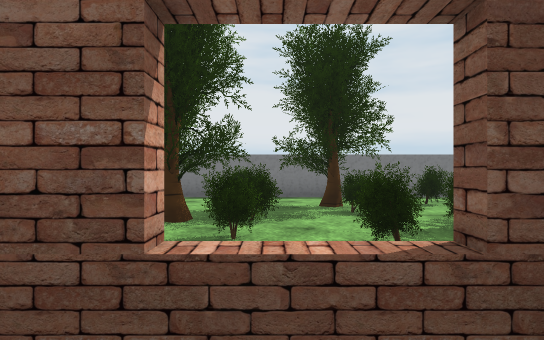
View 1 (above)

24 first-person views from a walk through a Unity game level. The camera is 1.4 m above the floor, looks level and sees 80° across. The floor is counted in squares, 2 m on a side. Each view is taken from the middle of a square. On the plan, view 1 faces up. The plan holds only what a view shows up to about 10 squares ahead; the rest is blank. The player character is not drawn. Some animated figures are not drawn. Some surface patterns are stand-ins.

View 2
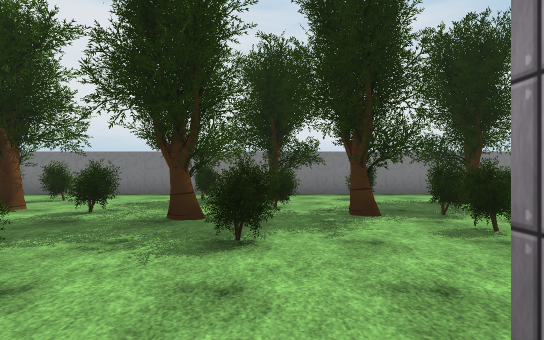

View 3
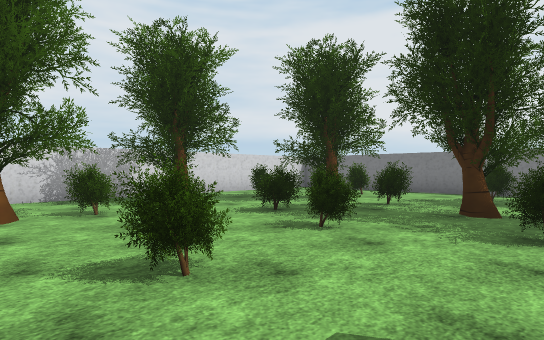

View 4
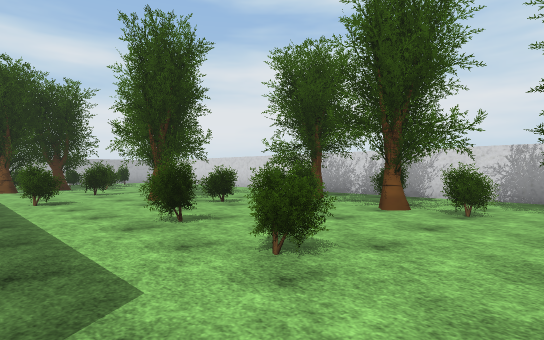

View 5
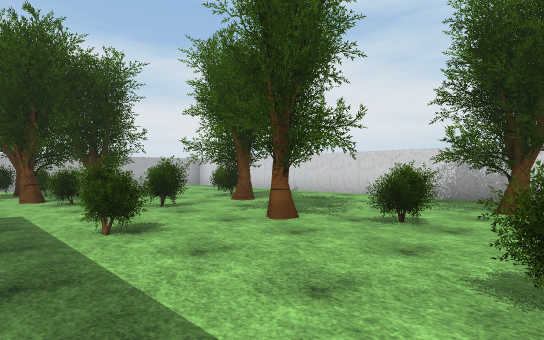

View 6
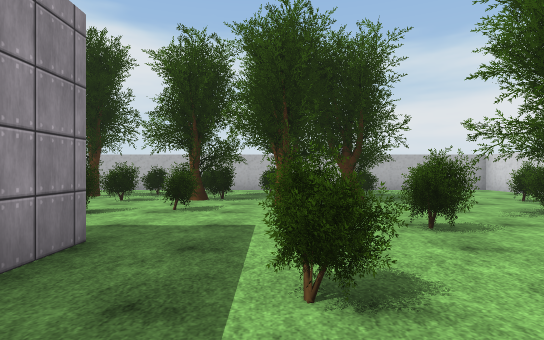

View 7
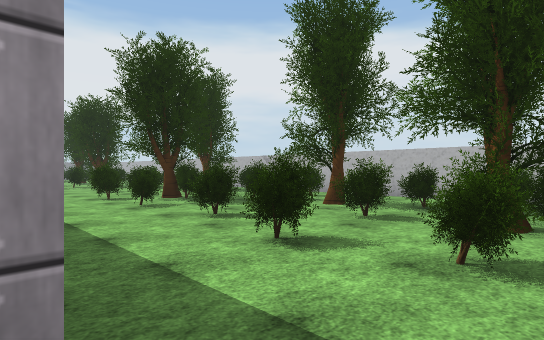

View 8
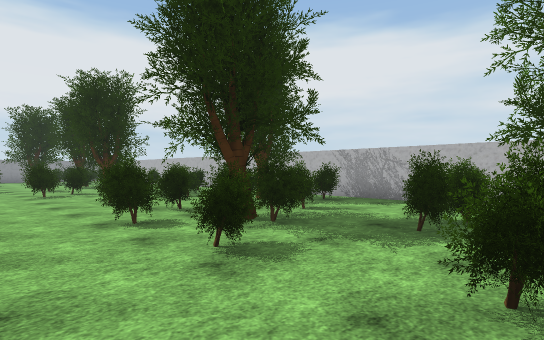

View 9
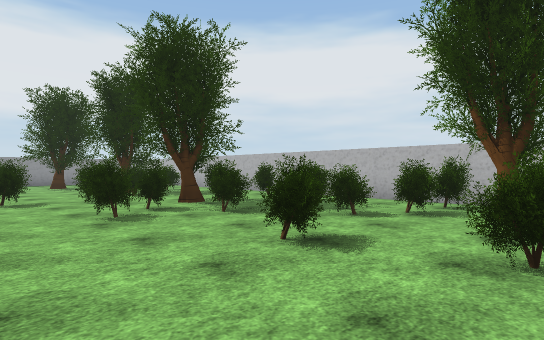

View 10
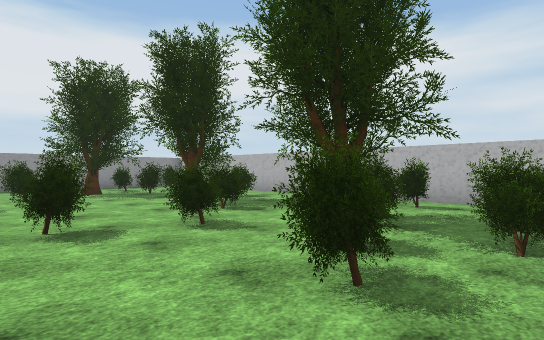

View 11
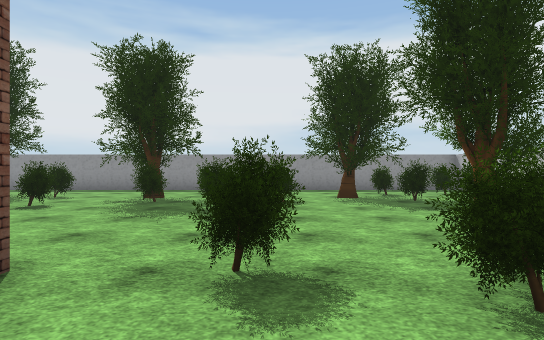

View 12
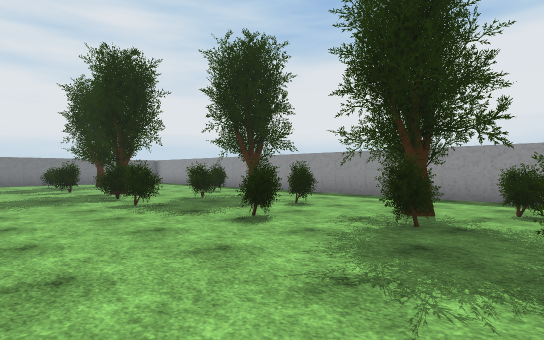

View 13
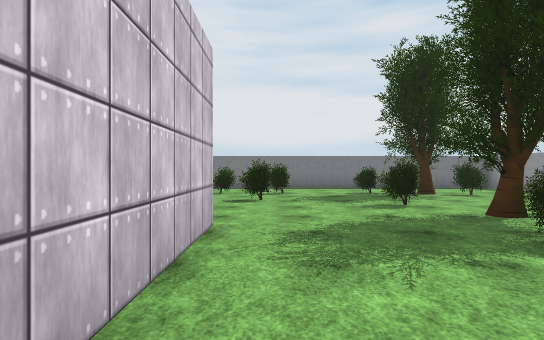

View 14
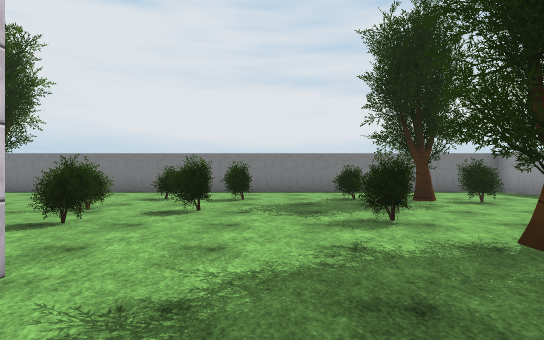

View 15
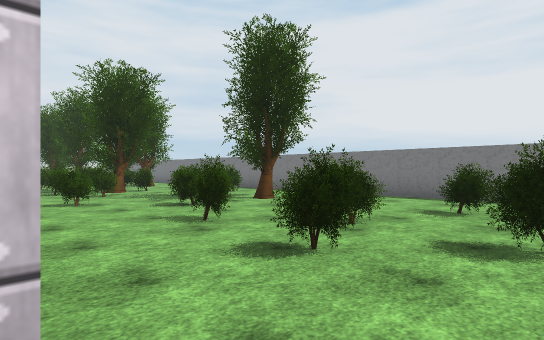

View 16
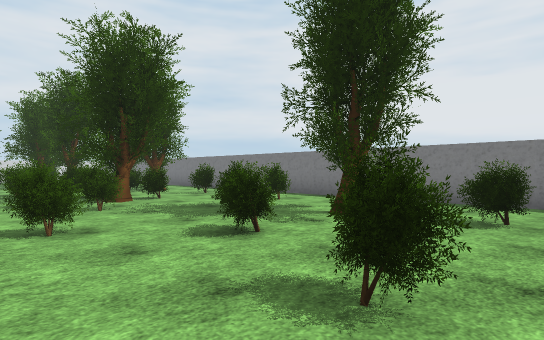

View 17
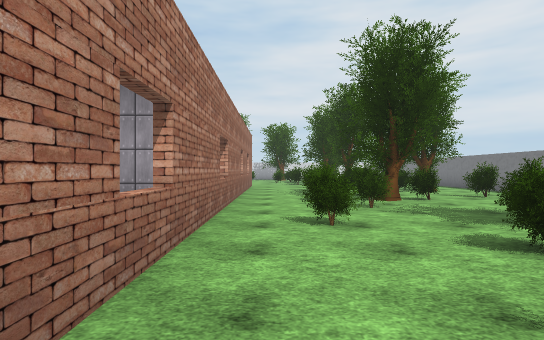

View 18
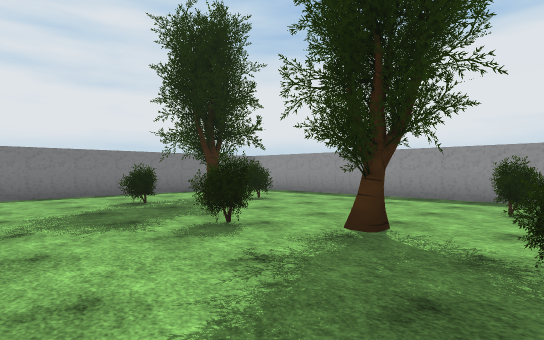

View 19
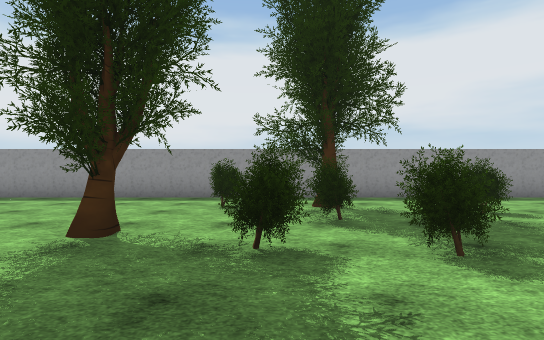

View 20
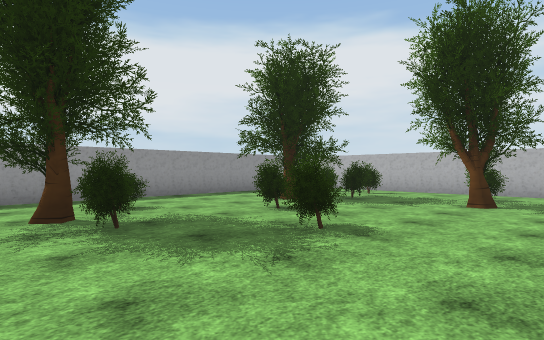

View 21
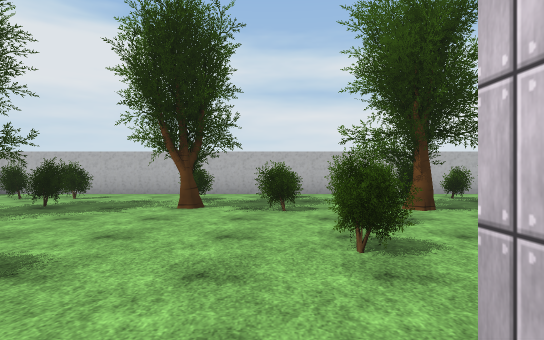

View 22
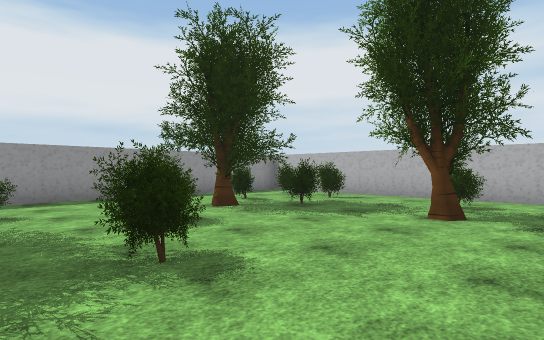

View 23
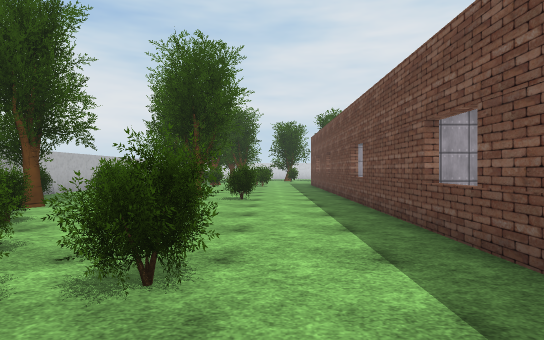

View 24
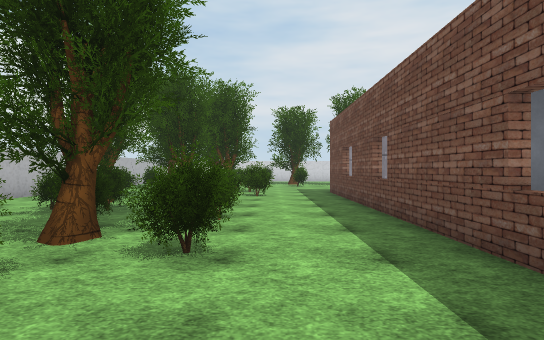

### Floor plan
Points are (right, up) in squares from view 1. A wall is a line through its corners. A room is listed if a view was taken in it or the views show most of it. See-through windows are left out.
Room 1 (view 1)
walls: (0.9, 0.9) (-0.9, 0.9)
Room 2 (views 2, 3, 4, 5, 6, 7, 8, 9, 10, 11, 12, 13, 14, 15, 16, 17, 18, 19, 20, 21, 22, 23, 24)
walls: (2, 1.1) (11, 1.1); (14.3, 1.1) (14.3, -2.1); (10.9, -7.2) (-2.2, -7.2) (-2.2, -6.1); (14.2, 9.4) (-10.4, 9.4); (19.8, 9.4) (15.8, 9.4); (-11.5, 4.6) (-11.5, -7.6); (-2.4, -15.4) (22.9, -15.4); (23.3, -12.9) (23.3, 9); (-11.5, -13) (-11.5, -14)
objects: bush (-10, -11) to (-9, -11); other object (-10, -5); tree (-10, -4) to (-8, -3); bush (-10, -1); tree (-10, 2) to (-10, 3); other object (-10, 8); bush (-9, -9) to (-8, -9); tree (-9, -1); bush (-9, 0) to (-9, 1); bush (-9, 5); tree (-8, -9) to (-7, -8); bush (-8, -2) to (-7, -2); tree (-8, 6); bush (-8, 7) to (-8, 8); bush (-7, -13) to (-6, -13); other object (-7, -11) to (-7, -10); tree (-7, -5) to (-6, -5); bush (-7, -4); bush (-7, 3); tree (-6, -12) to (-6, -11); bush (-6, -8); bush (-6, 5); tree (-5, -13); bush (-5, -12) to (-4, -12); tree (-5, -11) to (-4, -11); bush (-5, -10) to (-5, -9); bush (-5, -2); bush (-5, 0); bush (-5, 2); bush (-5, 8) to (-4, 8); bush (-4, -14) to (-4, -13); bush (-4, -6); tree (-4, 5) to (-4, 6); bush (-3, -12) to (-3, -11); bush (-3, -10) to (-2, -10); bush (-3, 3); bush (-3, 6) to (-2, 6); tree (-3, 7) to (-2, 8); bush (-2, -14) to (-2, -13); tree (-2, -12) to (-2, -11); tree (-2, 5) to (-1, 6); bush (-1, -13); bush (-1, -11) to (0, -11); bush (-1, -9); bush (-1, 4) to (0, 4); other object (-1, 8); bush (0, 5); tree (0, 7) to (1, 7); tree (1, -13) to (1, -12); bush (1, -10); bush (1, 3) to (1, 4); bush (2, -14) to (3, -14); bush (2, -13); bush (2, -12); bush (2, 6); bush (3, -10); bush (3, 4); bush (3, 7) to (4, 8); bush (4, -11); bush (4, 5) to (5, 6); bush (5, -14) to (6, -14); bush (5, -13) to (5, -12); tree (5, -11); bush (5, -10) to (6, -10); bush (5, 3); tree (5, 4); bush (6, -13) to (6, -12); bush (6, -11); bush (6, 4); tree (7, -14); bush (7, 5) to (8, 6); bush (7, 7) to (7, 8); bush (8, -15); bush (8, -14) to (8, -13); bush (8, -11) to (8, -10); bush (8, 3); bush (9, -13) to (9, -12); bush (9, 4) to (9, 5); tree (9, 6) to (10, 7); bush (10, -14) to (11, -14); bush (10, -13); bush (10, -12) to (11, -11); bush (11, -11) to (12, -11); bush (11, -10); bush (11, 4); bush (11, 7); bush (12, -14) to (13, -14); bush (12, -13); tree (12, -12) to (13, -12); bush (13, 3); bush (13, 5); bush (13, 7) to (14, 7); other object (14, -14) to (15, -14); bush (14, -10); bush (14, -9); bush (14, 4) to (15, 5); bush (15, -12); bush (15, 6) to (15, 7); tree (16, -12) to (17, -12); bush (17, -14) to (17, -13); bush (17, -8) to (18, -8); bush (17, 3) to (18, 4); bush (18, -5) to (19, -4); bush (18, -2) to (18, -1); bush (18, 0); tree (18, 1) to (19, 2); bush (18, 7); bush (19, -12); tree (19, -11) to (20, -11); bush (19, -9); bush (19, -6) to (20, -6); bush (19, -1) to (20, -1); tree (19, 6) to (19, 7); bush (20, -14); tree (20, -6) to (21, -5); bush (20, -4) to (20, -3); bush (20, 6) to (21, 6); bush (21, -14); bush (21, -12); bush (21, -7); tree (21, -1); bush (21, 1)

Where each view was taken, in squares from view 1:
view 1: 0 up, 0 right, facing up
view 2: 0 up, 3 left, facing up
view 3: 1 down, 3 left, facing up-left
view 4: 2 up, 3 left, facing down-left
view 5: 2 down, 3 left, facing down-left
view 6: 4 down, 4 left, facing down
view 7: 7 down, 3 left, facing down-right
view 8: 8 down, 1 right, facing down-right
view 9: 8 down, 6 right, facing down-right
view 10: 8 down, 10 right, facing down-right
view 11: 9 down, 12 right, facing right
view 12: 8 down, 15 right, facing up-right
view 13: 3 down, 15 right, facing up
view 14: 1 down, 16 right, facing up
view 15: 1 up, 15 right, facing up-left
view 16: 2 up, 12 right, facing up-left
view 17: 2 up, 12 right, facing left
view 18: 0 up, 15 right, facing up-right
view 19: 0 up, 15 right, facing right
view 20: 5 down, 15 right, facing down-right
view 21: 6 down, 15 right, facing down
view 22: 7 down, 15 right, facing down-right
view 23: 9 down, 13 right, facing left
view 24: 9 down, 8 right, facing left
